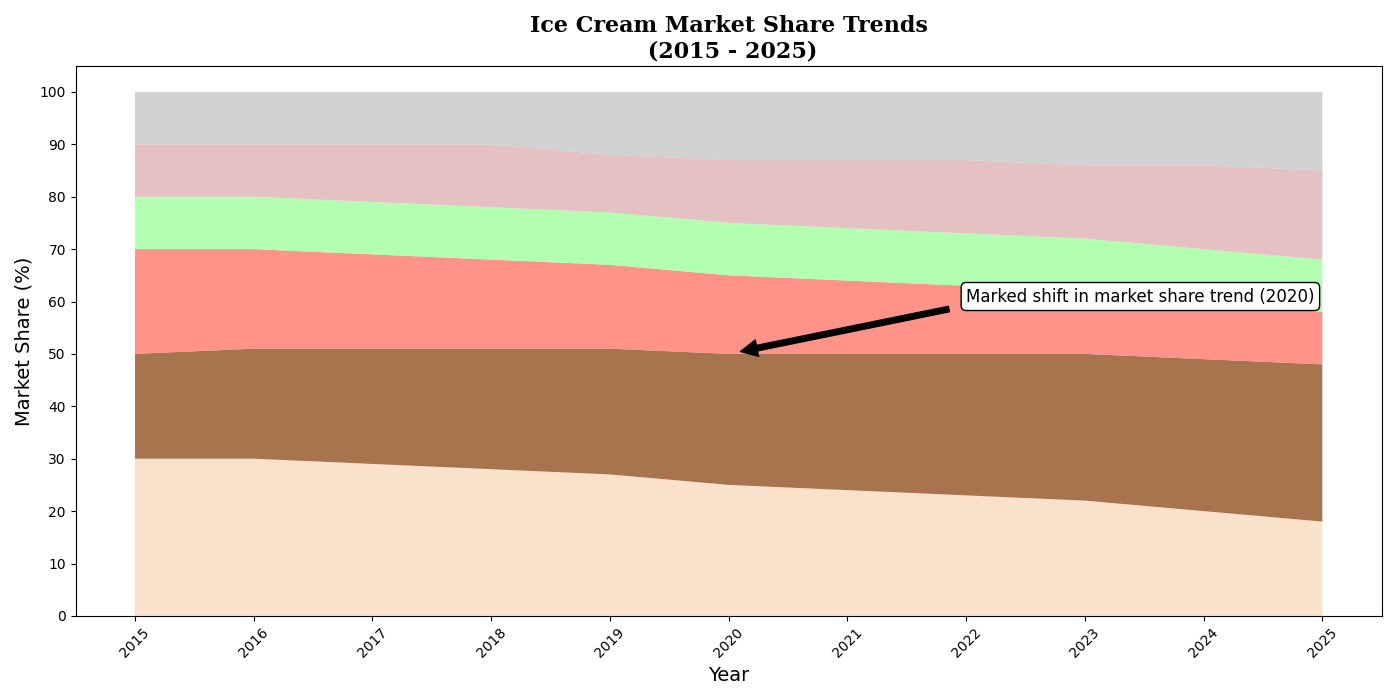

The script that drew this image:
import matplotlib.pyplot as plt
import numpy as np

years = np.arange(2015, 2026)
vanilla = np.array([30, 30, 29, 28, 27, 25, 24, 23, 22, 20, 18])
chocolate = np.array([20, 21, 22, 23, 24, 25, 26, 27, 28, 29, 30])
strawberry = np.array([20, 19, 18, 17, 16, 15, 14, 13, 12, 11, 10])
mint = np.array([10, 10, 10, 10, 10, 10, 10, 10, 10, 10, 10])
cookie_dough = np.array([10, 10, 11, 12, 11, 12, 13, 14, 14, 16, 17])
others = np.array([10, 10, 10, 10, 12, 13, 13, 13, 14, 14, 15])

fig, ax = plt.subplots(figsize=(14, 7))
ax.stackplot(years, vanilla, chocolate, strawberry, mint, cookie_dough, others,
             colors=['#f7d8ba', '#8b4513', '#ff6f61', '#98ff98', '#ddadaf', '#c2c2c2'], alpha=0.75)

ax.set_title("Ice Cream Market Share Trends\n (2015 - 2025)", fontsize=16, fontweight='bold', family='serif')
ax.set_xlabel("Year", fontsize=14)
ax.set_ylabel("Market Share (%)", fontsize=14)
plt.xticks(years, rotation=45)
plt.yticks(np.arange(0, 101, 10))

ax.annotate('Marked shift in market share trend (2020)', xy=(2020, 50),
            xytext=(2022, 60), arrowprops=dict(facecolor='black', shrink=0.05), fontsize=12,
            bbox=dict(boxstyle="round,pad=0.3", edgecolor='black', facecolor='white'))

plt.tight_layout()
plt.show()
